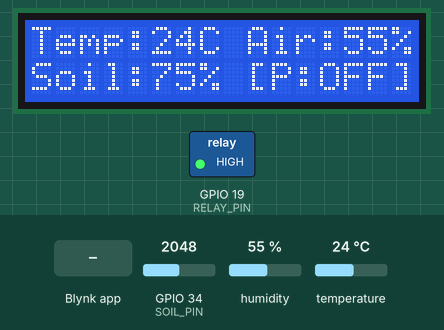
Simulated run of this sketch. Board: ESP32. On the bench: 16×2 character LCD, switched loads named in the sketch (green lamp = pin HIGH). The test bench sets the inputs (shaded band); at power-on: GPIO 34 (SOIL_PIN) = 2048, humidity 55 %, temperature 24 °C. WiFi joins after 1.5 s; servers stay silent unless stated; what the sketch prints to the serial monitor is not drawn.

Above: at 6.0 s.
6.1 s: GPIO 34 (SOIL_PIN) set to 3528
At 8.4 s:
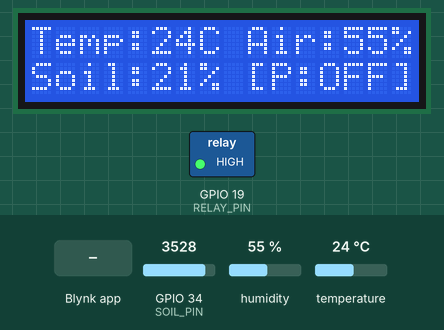
8.9 s: GPIO 34 (SOIL_PIN) set to 3607
At 9.8 s:
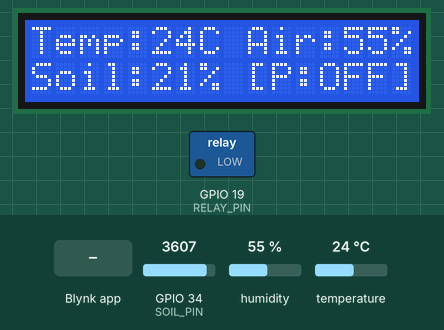
10.9 s: GPIO 34 (SOIL_PIN) set to 2866
At 12.4 s:
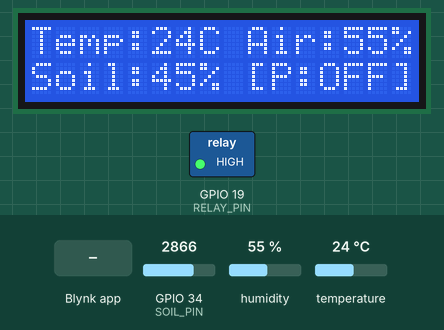
13.2 s: humidity set to 22 %
At 16.5 s:
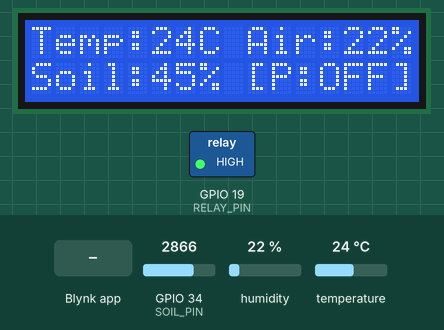
16.9 s: temperature set to 12 °C
At 20.6 s:
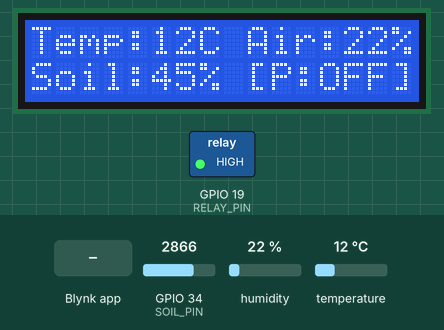
20.9 s: Blynk app writes 1 to V3
At 22.2 s:
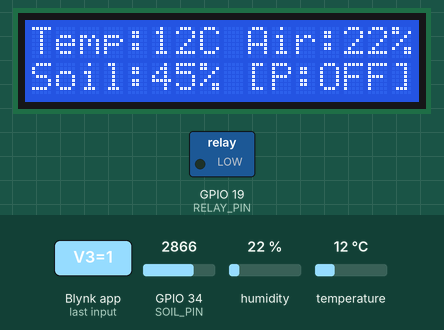
Timing chart, 0 to 23.4 s (numbered marks = the images above; inputs shaded):
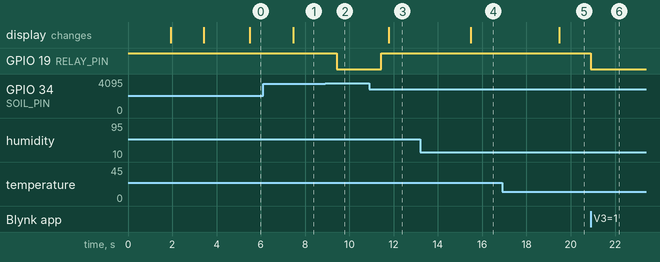

Measured:
- the behaviour switches between 3556 and 3557 on GPIO 34 (SOIL_PIN) (found by bisection; images 1 and 2)
- after the input at 6.1 s, the display: changes after 1.4 s (image 1)
- after the input at 8.9 s, GPIO 19 (RELAY_PIN): HIGH → LOW after 0.53 s
- after the input at 10.9 s, GPIO 19 (RELAY_PIN): LOW → HIGH after 0.53 s; the display: changes after 0.89 s (image 3)
- after the input at 13.2 s, the display: changes after 2.3 s (image 4)
- after the input at 16.9 s, the display: changes after 2.6 s (image 5)
- after the input at 20.9 s, GPIO 19 (RELAY_PIN): HIGH → LOW at once

The sketch:

penyiraman.ino
```cpp
#define BLYNK_TEMPLATE_ID "TMPL6Xt1DLE70"
#define BLYNK_TEMPLATE_NAME "Smart Garden KKN Uin Suska 2026"
#define BLYNK_AUTH_TOKEN "UucUQH2zXj1feUWvUcw0JlZELez_qZm9"

#include "soc/soc.h"
#include "soc/rtc_cntl_reg.h"
#include <Wire.h>
#include <LiquidCrystal_I2C.h>
#include <DHT.h>
#include <WiFi.h>
#include <WiFiClient.h>
#include <BlynkSimpleEsp32.h>

// === CONFIGURATION WIFI ===
char ssid[] = "Kamal@wifi";    // Ganti dengan Nama Wi-Fi / Hotspot HP
char pass[] = "12345678";      // Ganti dengan Password Wi-Fi

// === CONFIGURATION PIN ESP32 ===
#define DHTPIN 23       // Pin Data Sensor Suhu & Kelembapan
#define DHTTYPE DHT11   // Tipe Sensor DHT
#define SOIL_PIN 34     // Pin Analog Sensor Kelembapan Tanah (FC-28)
#define RELAY_PIN 19    // Pin Kontrol Relay Pompa Air

// Inisialisasi Objek Hardware & Timer
DHT dht(DHTPIN, DHTTYPE);
LiquidCrystal_I2C lcd(0x27, 16, 2);
BlynkTimer timer;

// Variabel Global
int soilPercent = 0;
float temp = 0.0;
float hum = 0.0;
bool manualPumpMode = false;

// ===== BLYNK WRITE (Saklar Pompa V3 dari HP) =====
BLYNK_WRITE(V3) {
  int switchState = param.asInt(); // 1 = ON, 0 = OFF

  if (switchState == 1) {
    digitalWrite(RELAY_PIN, LOW);  // Pompa NYALA
    manualPumpMode = true;
  } else {
    digitalWrite(RELAY_PIN, HIGH); // Pompa MATI
    delay(300);                    // ⚡ JEDA PENYELAMAT 1: Tunggu percikan relay padam total
    manualPumpMode = false;
  }
}

// ===== FUNGSI BACA SENSOR & OTOMATISASI =====
void processSystemData() {
  // 1. Baca Sensor Tanah (FC-28)
  int rawSoil = analogRead(SOIL_PIN);
  soilPercent = map(rawSoil, 4095, 1400, 0, 100);
  soilPercent = constrain(soilPercent, 0, 100);

  // 2. Logika Otomatisasi Pompa
  if (!manualPumpMode) {
    if (soilPercent < 20) {
      if (digitalRead(RELAY_PIN) == HIGH) {
        digitalWrite(RELAY_PIN, LOW);  // Pompa NYALA
      }
    } else {
      if (digitalRead(RELAY_PIN) == LOW) {
        digitalWrite(RELAY_PIN, HIGH); // Pompa MATI
        delay(300);                    // ⚡ JEDA PENYELAMAT 2: Tunggu percikan relay padam total
      }
    }
  }

  // 3. JIKA POMPA NYALA: SKIP DHT11 & LCD SEGERA!
  if (digitalRead(RELAY_PIN) == LOW) {
    if (Blynk.connected()) {
      Blynk.virtualWrite(V2, soilPercent);
    }
    Serial.print("Soil: "); Serial.print(soilPercent);
    Serial.println("% | POMPA NYALA (DHT11 & LCD Bypass)");
    return; // Stop di sini biar gak crash
  }

  // 4. JIKA POMPA MATI: BACA DHT11 & UPDATE LCD
  temp = dht.readTemperature();
  hum = dht.readHumidity();

  // Kirim Data ke Blynk
  if (Blynk.connected()) {
    if (!isnan(temp)) Blynk.virtualWrite(V0, temp);
    if (!isnan(hum))  Blynk.virtualWrite(V1, hum);
    Blynk.virtualWrite(V2, soilPercent);
  }

  // Update Layar LCD 16x2
  lcd.setCursor(0, 0);
  lcd.print("Temp:");
  if(isnan(temp)) lcd.print("--"); else lcd.print((int)temp);
  lcd.print("C Air:");
  if(isnan(hum)) lcd.print("--"); else lcd.print((int)hum);
  lcd.print("%   ");

  lcd.setCursor(0, 1);
  lcd.print("Soil:"); lcd.print(soilPercent); lcd.print("% [P:OFF]");

  // Log Serial Monitor
  Serial.print("Temp: "); Serial.print(temp);
  Serial.print("C | Hum: "); Serial.print(hum);
  Serial.print("% | Soil: "); Serial.print(soilPercent);
  Serial.println("% | Status: PUMP OFF");
}

void setup() {
  // Matikan Detektor Brownout Tegangan Drop
  WRITE_PERI_REG(RTC_CNTL_BROWN_OUT_REG, 0);

  Serial.begin(115200);

  // Set Output Relay
  pinMode(RELAY_PIN, OUTPUT);
  digitalWrite(RELAY_PIN, HIGH); // Default: Pompa MATI

  // Inisialisasi Wire I2C dengan Timeout
  Wire.begin();
  Wire.setTimeOut(1000);

  dht.begin();
  lcd.init();
  lcd.backlight();

  // Tampilan Opening LCD
  lcd.setCursor(0, 0);
  lcd.print("SMART GARDEN KKN");
  lcd.setCursor(0, 1);
  lcd.print("CONNECTING...   ");

  // KONEKSI BLYNK
  Blynk.begin(BLYNK_AUTH_TOKEN, ssid, pass);

  lcd.clear();
  lcd.setCursor(0, 0);
  lcd.print(" BLYNK CONNECT ");
  lcd.setCursor(0, 1);
  lcd.print(" SYSTEM READY ");
  delay(1500);
  lcd.clear();

  // Eksekusi fungsi pembacaan data setiap 2 detik
  timer.setInterval(2000L, processSystemData);
}

void loop() {
  Blynk.run();
  timer.run();
}
```
